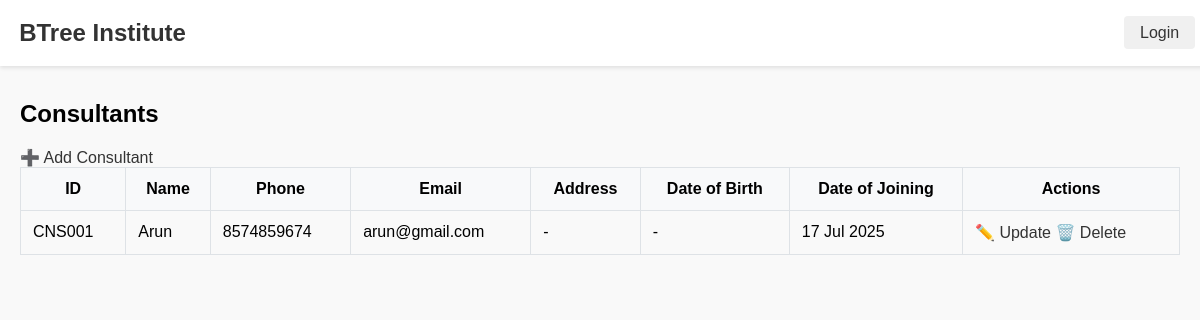
The app's page /consultants/, older data.
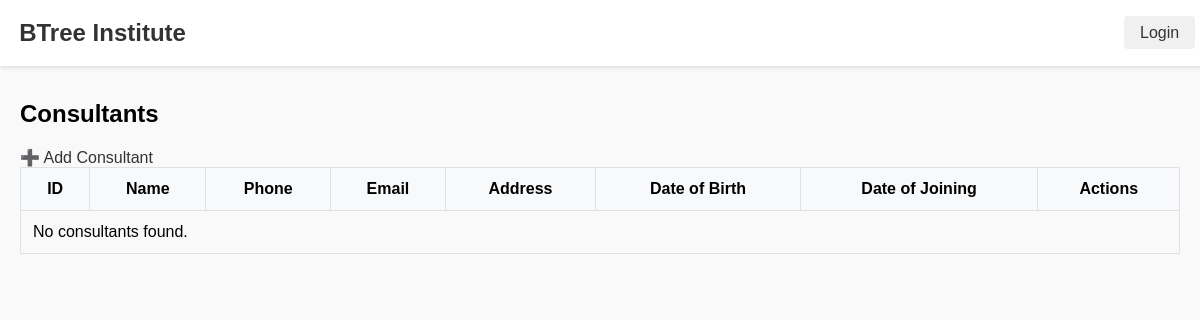
The same page, newer data.
### consultantdb/models.py (models this page shows, shortened)
class Consultant(models.Model):
    consultant_id = models.CharField(max_length=10, unique=True, blank=True)
    name = models.CharField(max_length=100)
    phone_number = models.CharField(max_length=15)
    email = models.EmailField()
    address = models.TextField(blank=True, null=True)
    date_of_birth = models.DateField(blank=True, null=True)
    date_of_joining = models.DateField(auto_now_add=True, null=True)

### consultantdb/views.py (the view)
# urls.py: path('', views.consultant_list, name='consultant_list'),
def consultant_list(request):
    consultants = Consultant.objects.all()
    return render(request, 'consultantdb/consultant_list.html', {'consultants': consultants})

### templates/consultantdb/consultant_list.html (shortened to what this page needs)
{% extends "base.html" %}
{% block content %}
<div class="container">
    <h2>Consultants</h2>
    <a href="{% url 'create_consultant' %}" class="btn btn-primary mb-3">➕ Add Consultant</a>
    <table class="table table-striped">
        <thead>
            <tr>
                <th>ID</th>
                <th>Name</th>
                <th>Phone</th>
                <th>Email</th>
                <th>Address</th>
                <th>Date of Birth</th>
                <th>Date of Joining</th>
                <th>Actions</th>
            </tr>
        </thead>
        <tbody>
            {% for consultant in consultants %}
            <tr>
                <td>{{ consultant.consultant_id }}</td>
                <td>{{ consultant.name }}</td>
                <td>{{ consultant.phone_number }}</td>
                <td>{{ consultant.email }}</td>
                <td>{{ consultant.address|default:'-' }}</td>
                <td>{{ consultant.date_of_birth|date:"d M Y"|default:'-' }}</td>
                <td>{{ consultant.date_of_joining|date:"d M Y"|default:'-' }}</td>
                <td>
                    <a href="{% url 'update_consultant' consultant.pk %}" class="btn btn-sm btn-info">✏️ Update</a>
                    <a href="{% url 'delete_consultant' consultant.pk %}" class="btn btn-sm btn-danger">🗑️ Delete</a>
                </td>
            </tr>
            {% empty %}
            <tr><td colspan="8">No consultants found.</td></tr>
            {% endfor %}
        </tbody>
    </table>
</div>
{% endblock %}

Row changes from the older to the newer data that the page shows:
removed Consultant: consultant_id "CNS001", name "Arun", phone_number "8574859674", email "arun@gmail.com", address "-", date_of_birth "-", date_of_joining "17 Jul 2025"
Text that changed along with them:
text now shown: "No consultants found."
